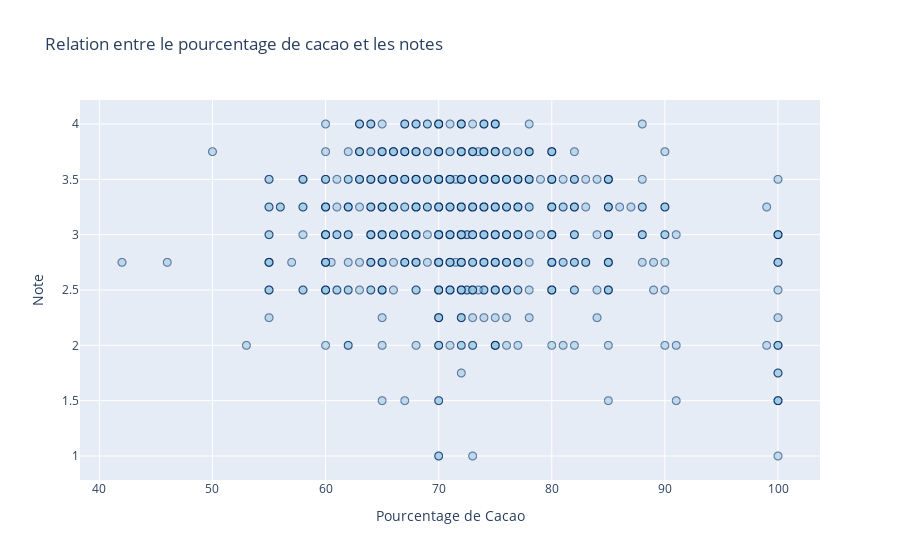

The notebook cell saved with this chart:
### Code cell
import plotly.express as px

# Créer le scatter plot avec Plotly Express
fig = px.scatter(dataframe, x='cocoa_percent', y='rating', title='Relation entre le pourcentage de cacao et les notes',
                 labels={'cocoa_percent': 'Pourcentage de Cacao', 'rating': 'Note'})

# Personnaliser l'apparence avec opacité
fig.update_traces(marker=dict(color='rgb(158,202,225)', size=8, line=dict(color='rgb(8,48,107)', width=1), opacity=0.6))

# Afficher le scatter plot
fig.show()

### Figure 1 — Plotly figure (JSON) as saved in the notebook; plotly's stock layout.template omitted (floating-point values rounded to 4 significant figures; data arrays with more than 128 entries replaced by an {"elided": "..."} marker saying what was removed)
{"data": [{"hovertemplate": "Pourcentage de Cacao=%{x}<br>Note=%{y}<extra></extra>", "legendgroup": "", "marker": {"color": "rgb(158,202,225)", "line": {"color": "rgb(8,48,107)", "width": 1}, "opacity": 0.6, "size": 8, "symbol": "circle"}, "mode": "markers", "name": "", "showlegend": false, "type": "scattergl", "x": {"elided": "2530 float values"}, "xaxis": "x", "y": {"elided": "2530 float values"}, "yaxis": "y"}], "layout": {"legend": {"tracegroupgap": 0}, "title": {"text": "Relation entre le pourcentage de cacao et les notes"}, "xaxis": {"anchor": "y", "domain": [0, 1], "title": {"text": "Pourcentage de Cacao"}}, "yaxis": {"anchor": "x", "domain": [0, 1], "title": {"text": "Note"}}}}
